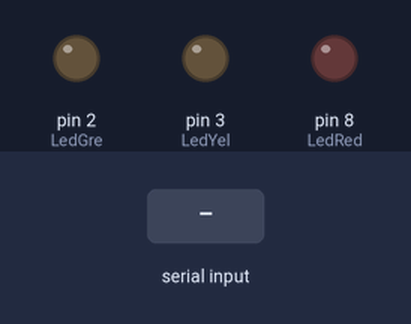
Bench run of a sketch on a simulated Arduino Uno, built with avr-gcc and run on an emulated ATmega328P. On the bench: output pins drawn as LEDs (lit = HIGH). The test bench sets the inputs (shaded band).

Above: at 1.2 s.
1.3 s: "R" received over Serial
At 2.2 s:
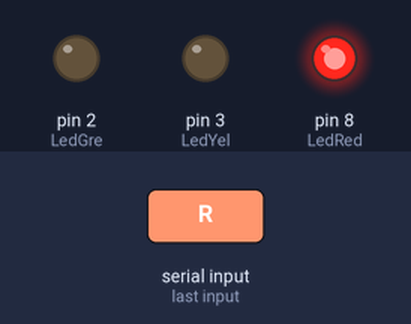
2.8 s: "Y" received over Serial
At 3.4 s:
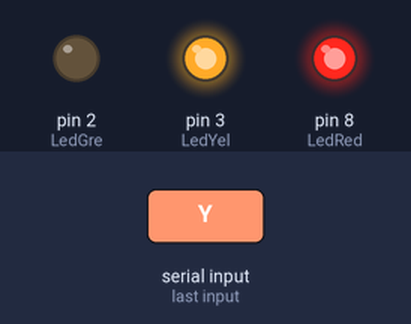
4.3 s: "r" received over Serial
At 5.5 s:
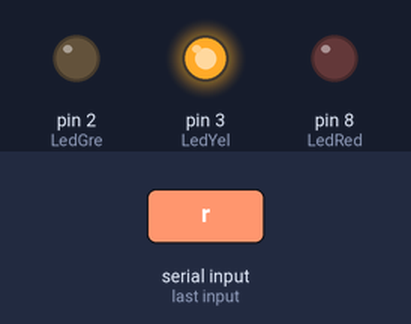
5.8 s: "G" received over Serial
At 6.9 s:
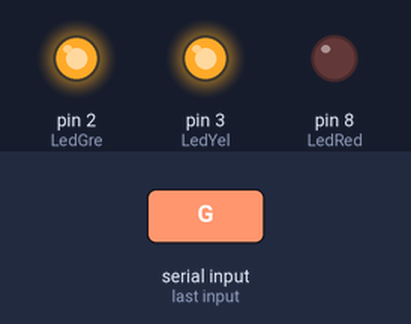
7.3 s: "y" received over Serial
At 8.0 s:
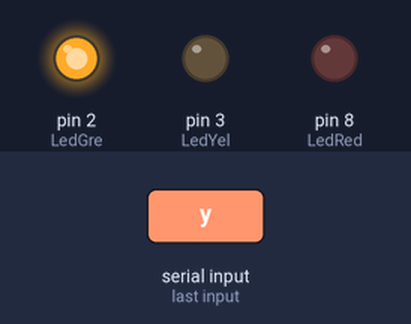
8.8 s: "A" received over Serial
At 9.2 s:
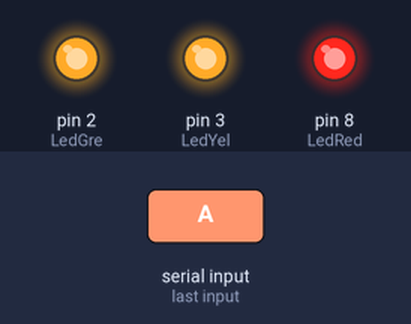
Timing chart, 0 to 11.3 s (numbered marks = the images above; inputs shaded):
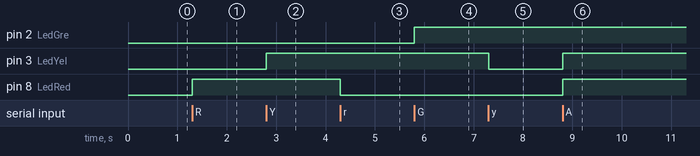

The sketch:

sketch_jan13a.ino
```cpp
int LedRed = 8;
boolean OORed = false;

int LedYel = 3;
boolean OOYel = false;

int LedGre = 2;
boolean OOGre = false;

void setup()
{
Serial.begin(9600);

pinMode(LedRed, OUTPUT);
pinMode(LedYel, OUTPUT);
pinMode(LedGre, OUTPUT);

digitalWrite(LedRed, LOW);
digitalWrite(LedYel, LOW);
digitalWrite(LedGre, LOW);
}

void loop()
{
 while (Serial.available() == 0) ;

 char ReaD = Serial.read();
//////////////////////////////////////////////////////////////////
if(ReaD == 'R') digitalWrite (LedRed, HIGH);
if(ReaD == 'r') digitalWrite (LedRed, LOW);

if(ReaD == 'Y') digitalWrite (LedYel, HIGH);
if(ReaD == 'y') digitalWrite (LedYel, LOW);

if(ReaD == 'G') digitalWrite (LedGre, HIGH);
if(ReaD == 'g') digitalWrite (LedGre, LOW);

if(ReaD == 'A')
 {digitalWrite (LedRed, HIGH);
  digitalWrite (LedYel, HIGH);
  digitalWrite (LedGre, HIGH);}
if(ReaD == 'a')
 {digitalWrite (LedRed, LOW);
  digitalWrite (LedYel, LOW);
  digitalWrite (LedGre, LOW);}

  else;


}
```

Measured:
- after the input at 1.3 s, pin 8 (LedRed): LOW → HIGH at once
- after the input at 2.8 s, pin 3 (LedYel): LOW → HIGH at once
- after the input at 4.3 s, pin 8 (LedRed): HIGH → LOW at once
- after the input at 5.8 s, pin 2 (LedGre): LOW → HIGH at once
- after the input at 7.3 s, pin 3 (LedYel): HIGH → LOW at once
- after the input at 8.8 s, pin 3 (LedYel), pin 8 (LedRed): LOW → HIGH at once
